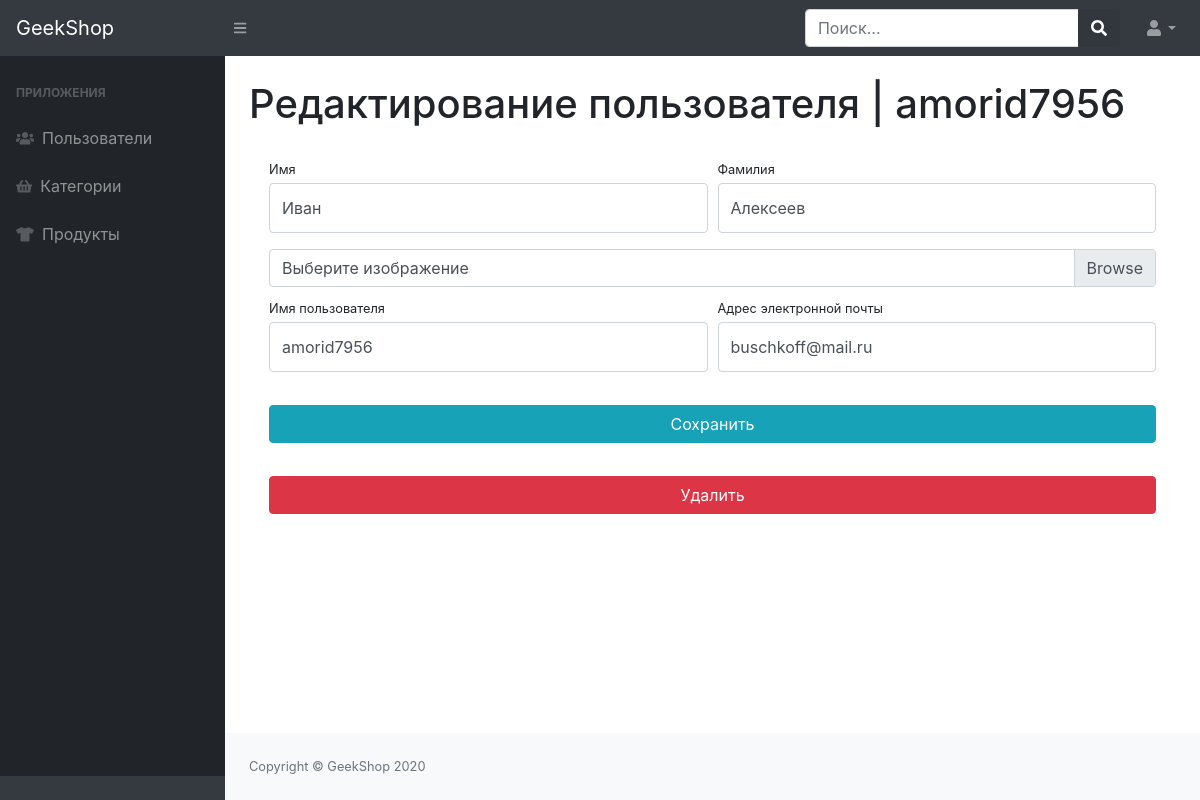
The page /admin-staff/admin-users-update/1/ on the database its author committed.
### authapp/models.py (models this page shows, shortened)
class User(AbstractUser):
    image = models.ImageField(upload_to='users_images', blank=True)
    activation_key = models.CharField(max_length=128, blank=True)
    activation_key_created = models.DateTimeField(auto_now_add=True, blank=True, null=True)
    age = models.PositiveIntegerField(verbose_name='Возраст', default=18)

### adminapp/views.py (the view)
# urls.py: path('admin-users-update/<int:pk>/', UserUpdateView.as_view(), name='admin_users_update'),
class UserUpdateView(UpdateView):
    model = User
    template_name = 'adminapp/admin-users-update-delete.html'
    form_class = UserAdminProfileForm
    success_url = reverse_lazy('admin_staff:admin_users_read')
    def get_context_data(self, **kwargs):
        context = super(UserUpdateView, self).get_context_data(**kwargs)
        context['title'] = 'GeekShop - редактирование пользователя'
        return context

### adminapp/forms.py
class UserAdminProfileForm(UserProfileForm):
    username = forms.CharField(widget=forms.TextInput(attrs={'class': 'form-control py-4'}))
    email = forms.CharField(widget=forms.EmailInput(attrs={'class': 'form-control py-4'}))

### adminapp/templates/adminapp/admin-users-update-delete.html (shortened to what this page needs)
{% extends "adminapp/base.html" %}
{% block content %}
    <h1 class="mt-4">Редактирование пользователя | {{ user.username }}</h1>
    <div class="card-body">
        <form action="{% url 'admin_staff:admin_users_update' user.id %}" method="post" enctype="multipart/form-data">
            <div class="form-row">
                <div class="col-lg-6">
                    <div class="form-group">
                        <label class="small mb-1" for="{{ form.first_name.id_for_label }}">Имя</label>
                        {{ form.first_name }}
                    </div>
                </div>
                <div class="col-lg-6">
                    <div class="form-group">
                        <label class="small mb-1" for="{{ form.last_name.id_for_label }}">Фамилия</label>
                        {{ form.last_name }}
                    </div>
                </div>
            </div>
            <div class="form-row mb-2">
                <div class="col-lg-12">
                    <div class="custom-file">
                        <label class="custom-file-label" for="{{ form.image.id_for_label }}">Выберите изображение</label>
                    </div>
                </div>
            </div>
            <div class="form-row">
                <div class="col-lg-6">
                    <label class="small mb-1" for="{{ form.username.id_for_label }}">Имя пользователя</label>
                    {{ form.username }}
                </div>
                <div class="col-lg-6">
                    <label class="small mb-1" for="{{ form.email.id_for_label }}">Адрес электронной
                        почты</label>
                    {{ form.email }}
                </div>
            </div>
            <div class="form-row">
                <div class="col-lg-12" style="margin-top: 33px;">
                    <input class="btn btn-info btn-block" type="submit" value="Сохранить">
                </div>
            </div>
        </form>
        <div class="row">
            <div class="col-lg-12" style="margin-top: 33px;">
                <form action="{% url 'admin_staff:admin_users_remove' user.id %}" method="post">
                    <input type="submit" value="Удалить" class="btn btn-danger btn-block">
                </form>
            </div>
        </div>
    </div>
{% endblock  %}

### rows shown on the page
User: username "amorid7956", first_name "Иван", last_name "Алексеев", email "buschkoff@mail.ru"
